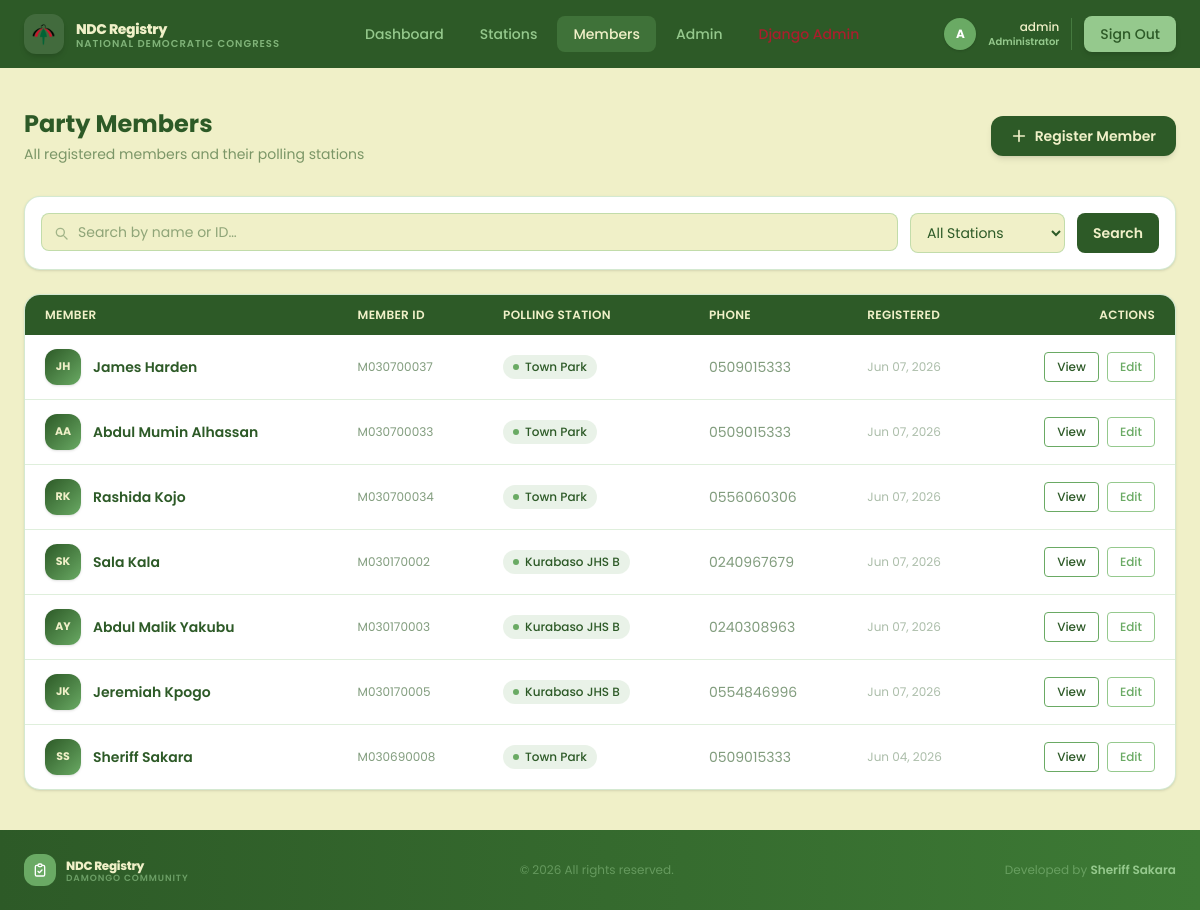
Screenshot of /members/ (signed in) with the database file from the repository.
### core/models.py (models this page shows, shortened)
class PartyMember(models.Model):
    GENDER_CHOICES = [
        ('M', 'Male'),
        ('F', 'Female'),
    ]
    member_id = models.CharField(
        max_length=10,
        unique=True,
        editable=True,
        validators=[validate_member_id])
    first_name = models.CharField(max_length=50)
    middle_name = models.CharField(max_length=50, blank=True)
    last_name = models.CharField(max_length=50)
    gender = models.CharField(max_length=1, choices=GENDER_CHOICES, blank=True)
    date_of_birth = models.DateField(null=True, blank=True)
    phone = models.CharField(max_length=10, blank=True, validators=[validation_phone_no])
    occupation = models.CharField(max_length=100, blank=True)
    address = models.CharField(max_length=200, blank=True)
    ghana_card_id = models.CharField(
        max_length=15,
        blank=True,
        verbose_name='Ghana Card',
        validators=[validation_ghana_card]
        )
    voters_id = models.CharField(
        max_length=10,
        blank=True,
        unique=True,
        verbose_name='Voters ID',
        validators=[validation_voter_id]
        )
    polling_station = models.ForeignKey(
        PollingStation,
        on_delete=models.SET_NULL,
        null=True,
        related_name='members'
    )
    date_registered = models.DateField(default=timezone.now)
    registered_by = models.ForeignKey(
        User,
        on_delete=models.SET_NULL,
        null=True,
        blank=True,
        related_name='registered_members'
    )
    class Meta:
        ordering = ['-date_registered', 'last_name']

class PollingStation(models.Model):
    name = models.CharField(max_length=100)
    location = models.CharField(max_length=200, blank=True)
    constituency = models.CharField(max_length=100, blank=True)
    description = models.TextField(blank=True)
    created_at = models.DateTimeField(auto_now_add=True)
    class Meta:
        ordering = ['name']

### core/views.py (the view, shortened to what this page needs)
# urls.py: path('members/', views.member_list_view, name='member_list'),
@login_required
def member_list_view(request):
    qs = PartyMember.objects.select_related('polling_station').order_by('-date_registered')
    q = request.GET.get('q', '').strip()
    station_id = request.GET.get('station', '')
    if station_id:
        qs = qs.filter(polling_station_id=station_id)
    return render(request, 'core/member_list.html', {
        'members': qs,
        'stations': PollingStation.objects.all(),
        'q': q,
        'selected_station': station_id,
    })

### templates/core/member_list.html (shortened to what this page needs)
{% extends "core/base.html" %}
{% block content %}
<div class="max-w-7xl mx-auto px-6 py-10">
    <div class="flex flex-col sm:flex-row sm:items-center justify-between gap-4 mb-8 animate-fade-up">
        <div>
            <h1 class="text-2xl font-bold text-[#2d5a27]">Party Members</h1>
            <p class="text-sm text-[#2d5a27]/60 mt-1">All registered members and their polling stations</p>
        </div>
        <a href="{% url 'member_create' %}"
           class="inline-flex items-center gap-2 px-5 py-2.5 bg-[#2d5a27] text-[#f0f0c8] text-sm font-semibold rounded-xl
                  hover:bg-[#6aaa64] hover:scale-105 active:scale-95 transition-all duration-200 shadow-md btn-press">
            <svg class="w-4 h-4" fill="none" stroke="currentColor" stroke-width="2.5" viewBox="0 0 24 24">
                <path stroke-linecap="round" stroke-linejoin="round" d="M12 4v16m8-8H4"/>
            </svg>
            Register Member
        </a>
    </div>
    <div class="bg-white border border-[#95c98d]/40 rounded-2xl p-4 mb-6 flex flex-col sm:flex-row gap-3 animate-fade-up delay-100 shadow-sm">
        <form method="get" class="flex flex-col sm:flex-row gap-3 w-full">
        <div class="relative flex-1">
            <svg class="absolute left-3 top-1/2 -translate-y-1/2 w-4 h-4 text-[#2d5a27]/40" fill="none" stroke="currentColor" stroke-width="2" viewBox="0 0 24 24">
                <path stroke-linecap="round" stroke-linejoin="round" d="M21 21l-4.35-4.35M17 11A6 6 0 105 11a6 6 0 0012 0z"/>
            </svg>
            <input type="text" name="q" value="{{ q }}" placeholder="Search by name or ID…"
                   class="w-full pl-9 pr-4 py-2 text-sm border border-[#95c98d]/50 rounded-lg focus:outline-none focus:ring-2 focus:ring-[#6aaa64]/40 bg-[#f0f0c8]"/>
        </div>
        <select name="station" onchange="this.form.submit()"
                class="px-3 py-2 text-sm border border-[#95c98d]/50 rounded-lg focus:outline-none focus:ring-2 focus:ring-[#6aaa64]/40 bg-[#f0f0c8] text-[#2d5a27]">
            <option value="">All Stations</option>
        </select>
        <button type="submit"
                class="px-4 py-2 bg-[#2d5a27] text-[#f0f0c8] text-sm font-semibold rounded-lg hover:bg-[#6aaa64] transition-colors">
            Search
        </button>
        </form>
    </div>
    <div class="bg-white border border-[#95c98d]/40 rounded-2xl shadow-sm overflow-hidden animate-fade-up delay-200">
        <div class="overflow-x-auto">
            <table class="w-full text-sm">
                <thead>
                    <tr class="bg-[#2d5a27] text-[#f0f0c8] text-xs uppercase tracking-wide">
                        <th class="px-5 py-3 text-left font-semibold">Member</th>
                        <th class="px-5 py-3 text-left font-semibold hidden sm:table-cell">Member ID</th>
                        <th class="px-5 py-3 text-left font-semibold hidden md:table-cell">Polling Station</th>
                        <th class="px-5 py-3 text-left font-semibold hidden lg:table-cell">Phone</th>
                        <th class="px-5 py-3 text-left font-semibold hidden lg:table-cell">Registered</th>
                        <th class="px-5 py-3 text-right font-semibold">Actions</th>
                    </tr>
                </thead>
                <tbody class="divide-y divide-[#95c98d]/30">
                    {% for member in members %}
                    <tr class="hover:bg-[#f0f0c8]/60 transition-all duration-150 cursor-pointer">
                        <td class="px-5 py-3.5">
                            <div class="flex items-center gap-3">
                                <div class="w-9 h-9 rounded-xl bg-gradient-to-br from-[#2d5a27] to-[#6aaa64] flex items-center justify-center shrink-0 shadow-sm">
                                    <span class="text-[11px] font-bold text-[#f0f0c8]">{{ member.first_name.0|upper }}{{ member.last_name.0|upper }}</span>
                                </div>
                                <div>
                                    <p class="font-semibold text-[#2d5a27]">{{ member.first_name }} {{ member.last_name }}</p>
                                </div>
                            </div>
                        </td>
                        <td class="px-5 py-3 hidden sm:table-cell text-[#2d5a27]/60 font-mono text-xs">{{ member.member_id }}</td>
                        <td class="px-5 py-3 hidden md:table-cell">
                            <span class="inline-flex items-center gap-1.5 px-2.5 py-1 rounded-full bg-[#6aaa64]/15 text-[#2d5a27] text-xs font-medium">
                                <span class="w-1.5 h-1.5 rounded-full bg-[#6aaa64]"></span>
                                {{ member.polling_station.name }}
                            </span>
                        </td>
                        <td class="px-5 py-3 hidden lg:table-cell text-[#2d5a27]/60">{{ member.phone|default:"—" }}</td>
                        <td class="px-5 py-3 hidden lg:table-cell text-[#2d5a27]/40 text-xs">{{ member.date_registered|date:"M d, Y" }}</td>
                        <td class="px-5 py-3 text-right">
                            <div class="flex items-center justify-end gap-2">
                                <a href="{% url 'member_detail' member.pk %}"
                                   class="px-3 py-1.5 text-xs font-medium text-[#2d5a27] border border-[#6aaa64] rounded hover:bg-[#2d5a27] hover:text-[#f0f0c8] transition-colors">
                                    View
                                </a>
                                {% if user.is_staff %}
                                <a href="{% url 'member_edit' member.pk %}"
                                   class="px-3 py-1.5 text-xs font-medium text-[#6aaa64] border border-[#95c98d] rounded hover:bg-[#6aaa64] hover:text-white transition-colors">
                                    Edit
                                </a>
                                {% endif %}
                            </div>
                        </td>
                    </tr>
                    {% endfor %}
                </tbody>
            </table>
        </div>
    </div>
</div>
{% endblock content %}

### templates/core/partials/navbar.html (shortened to what this page needs)
{% load static %}
<nav class="w-full bg-[#2d5a27] sticky top-0 z-50 transition-all duration-300">
    <div class="container mx-auto max-w-7xl px-6 py-3.5">
        <div class="flex items-center justify-between">
            <a href="{% url 'home' %}" class="flex items-center gap-3 select-none group">
                <div class="w-10 h-10 rounded-xl bg-white/10 flex items-center justify-center shrink-0 shadow-md
                            group-hover:bg-white/20 group-hover:scale-110 transition-all duration-300">
                    <img src="{% static 'images/ndc-logo.png' %}"
                         alt="NDC Logo"
                         class="w-8 h-8 object-contain"/>
                </div>
                <div class="flex flex-col leading-none">
                    <span class="text-sm font-extrabold text-[#f0f0c8] tracking-tight group-hover:text-white transition-colors">NDC Registry</span>
                    <span class="text-[10px] font-semibold text-[#95c98d]/80 uppercase tracking-widest hidden sm:block">National Democratic Congress</span>
                </div>
            </a>
            {% if user.is_authenticated %}
            <div class="hidden md:flex items-center gap-1 flex-1 justify-center">
                {% with request.resolver_match.url_name as url_name %}
                <a href="{% url 'home' %}"
                   class="px-4 py-2 rounded-lg text-sm font-medium transition-all duration-200
                          {% if url_name == 'home' %}bg-[#6aaa64]/30 text-[#f0f0c8]{% else %}text-[#95c98d] hover:text-[#f0f0c8] hover:bg-[#6aaa64]/20{% endif %}">
                    Dashboard
                </a>
                <a href="{% url 'station_list' %}"
                   class="px-4 py-2 rounded-lg text-sm font-medium transition-all duration-200
                          {% if url_name == 'station_list' %}bg-[#6aaa64]/30 text-[#f0f0c8]{% else %}text-[#95c98d] hover:text-[#f0f0c8] hover:bg-[#6aaa64]/20{% endif %}">
                    Stations
                </a>
                <a href="{% url 'member_list' %}"
                   class="px-4 py-2 rounded-lg text-sm font-medium transition-all duration-200
                          {% if url_name == 'member_list' %}bg-[#6aaa64]/30 text-[#f0f0c8]{% else %}text-[#95c98d] hover:text-[#f0f0c8] hover:bg-[#6aaa64]/20{% endif %}">
                    Members
                </a>
                {% if user.is_staff %}
                <a href="{% url 'admin_dashboard' %}"
                   class="px-4 py-2 rounded-lg text-sm font-medium transition-all duration-200
                          {% if url_name == 'admin_dashboard' %}bg-[#6aaa64]/30 text-[#f0f0c8]{% else %}text-[#95c98d] hover:text-[#f0f0c8] hover:bg-[#6aaa64]/20{% endif %}">
                    Admin
                </a>
                {% endif %}
                {% if user.is_superuser %}
                <a href="/admin/"
                   class="px-4 py-2 rounded-lg text-sm font-medium text-[#c8102e]/80 hover:text-[#f0f0c8] hover:bg-[#c8102e]/20 transition-all duration-200">
                </a>
                {% endif %}
                {% endwith %}
            </div>
            {% endif %}
            <div class="flex items-center gap-3">
                {% if user.is_authenticated %}
                    <div class="hidden sm:flex items-center gap-3 border-r border-[#6aaa64]/40 pr-3">
                        <div class="w-8 h-8 rounded-full bg-[#6aaa64] flex items-center justify-center text-white text-xs font-bold shadow-sm">
                            {{ user.get_full_name|default:user.username|slice:":1"|upper }}
                        </div>
                        <div class="flex flex-col text-right">
                            <span class="text-xs text-[#f0f0c8] font-medium leading-tight">{{ user.get_full_name|default:user.username }}</span>
                            {% if user.is_staff %}
                            <span class="text-[10px] text-[#95c98d] font-semibold">Administrator</span>
                            {% else %}
                            <span class="text-[10px] text-[#6aaa64] font-semibold">Member</span>
                            {% endif %}
                        </div>
                    </div>
                    <a href="{% url 'logout' %}"
                       class="px-4 py-2 text-sm font-medium text-[#2d5a27] bg-[#95c98d] rounded-lg
                              hover:bg-[#f0f0c8] hover:scale-105 active:scale-95 transition-all duration-200 shadow-md">
                        Sign Out
                    </a>
                {% else %}
                    {% comment %} <a href="#"
                       class="px-4 py-2 text-sm font-medium text-white bg-[#6aaa64] rounded-lg
                              hover:bg-[#95c98d] hover:scale-105 active:scale-95 transition-all duration-200 shadow-md">
                        Sign In
                    </a> {% endcomment %}
                {% endif %}
            </div>
        </div>
    </div>
</nav>

### templates/core/base.html (style rules this page uses)
* { font-family: 'Poppins', sans-serif; }
.animate-fade-up { animation: fadeUp 0.6s ease both; }
.delay-100 { animation-delay: 0.1s; }
.delay-200 { animation-delay: 0.2s; }

### rows the page displays
PartyMember: first_name.0 "J", last_name.0 "H", first_name "James", last_name "Harden", member_id "M030700037", polling_station.name "Town Park", phone "0509015333", date_registered "Jun 07, 2026"
PartyMember: first_name.0 "A", last_name.0 "A", first_name "Abdul Mumin", last_name "Alhassan", member_id "M030700033", polling_station.name "Town Park", phone "0509015333", date_registered "Jun 07, 2026"
PartyMember: first_name.0 "R", last_name.0 "K", first_name "Rashida", last_name "Kojo", member_id "M030700034", polling_station.name "Town Park", phone "0556060306", date_registered "Jun 07, 2026"
PartyMember: first_name.0 "S", last_name.0 "K", first_name "Sala", last_name "Kala", member_id "M030170002", polling_station.name "Kurabaso JHS B", phone "0240967679", date_registered "Jun 07, 2026"
PartyMember: first_name.0 "A", last_name.0 "Y", first_name "Abdul Malik", last_name "Yakubu", member_id "M030170003", polling_station.name "Kurabaso JHS B", phone "0240308963", date_registered "Jun 07, 2026"
PartyMember: first_name.0 "J", last_name.0 "K", first_name "Jeremiah", last_name "Kpogo", member_id "M030170005", polling_station.name "Kurabaso JHS B", phone "0554846996", date_registered "Jun 07, 2026"
PartyMember: first_name.0 "S", last_name.0 "S", first_name "Sheriff", last_name "Sakara", member_id "M030690008", polling_station.name "Town Park", phone "0509015333", date_registered "Jun 04, 2026"

### other values shown
{{ user.get_full_name|default:user.username|slice:":1"|upper }} "A"
{{ user.get_full_name|default:user.username }} "admin"
